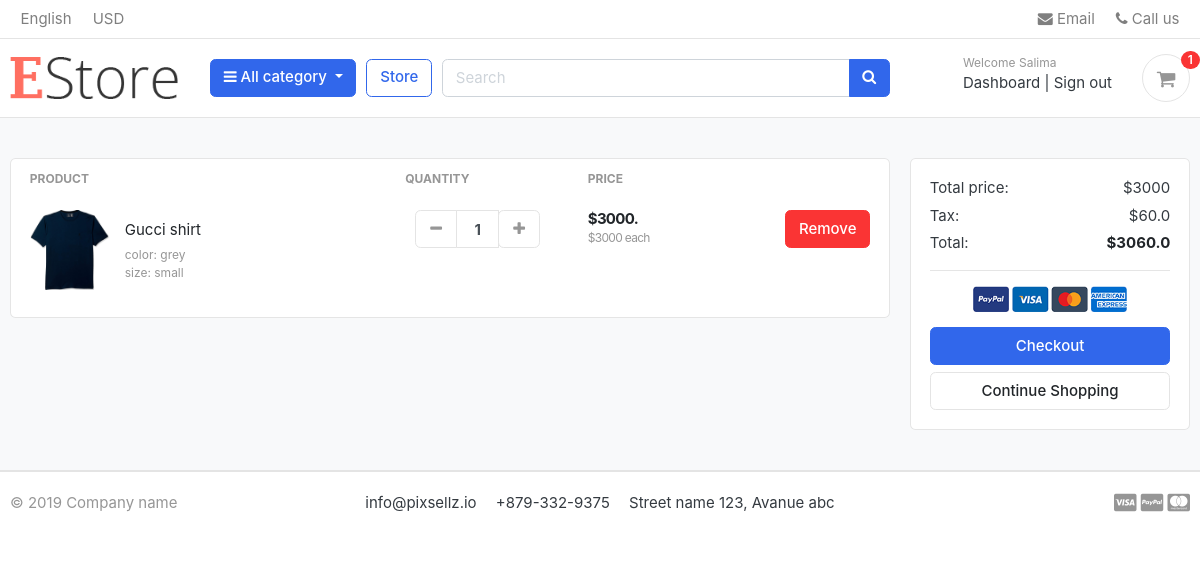
Page /cart/ (signed in) on the earlier database version.
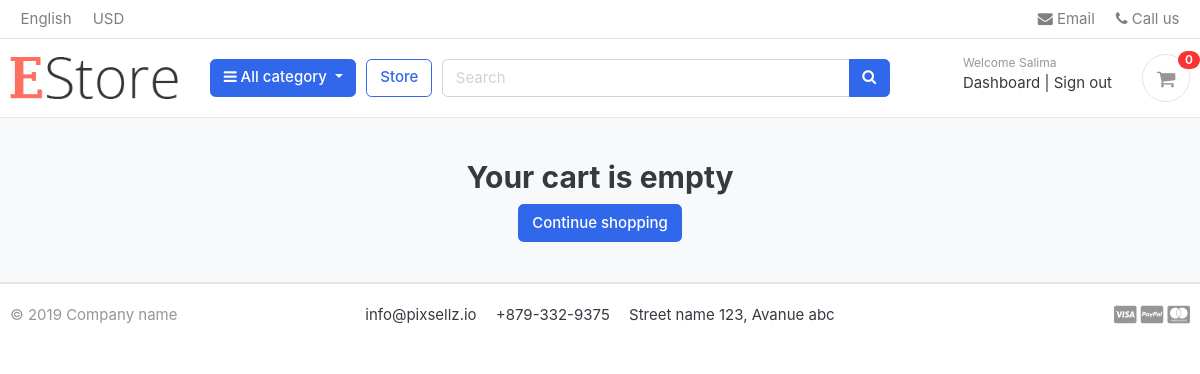
Same page on the later database version.
### cart/models.py (models this page shows, shortened)
class Cart_item(models.Model):
    user=models.ForeignKey(Account, on_delete=models.CASCADE, null=True)
    product=models.ForeignKey(Product, on_delete=models.CASCADE)
    variation=models.ManyToManyField(Variation, blank=True)
    cart=models.ForeignKey(Cart, on_delete=models.CASCADE, null=True)
    quantity=models.IntegerField()
    is_active=models.BooleanField(default=True)
    def sub_total(self):
        return self.product.price*self.quantity

### store/models.py (models this page shows, shortened)
class Product(models.Model):
    product_name = models.CharField(max_length=200, unique=True)
    slug= models.SlugField(max_length=200, unique=True)
    description = models.TextField(blank=True)
    price=models.IntegerField()
    images=models.ImageField(upload_to='photos/products')
    stock=models.IntegerField()
    is_available=models.BooleanField(default=True)
    category= models.ForeignKey(Category, on_delete=models.CASCADE)
    created_date=models.DateTimeField(auto_now_add=True)
    modified_date=models.DateField(auto_now=True)
    def get_url(self):
        return reverse ('product_details', args=[self.category.slug,self.slug])

class Variation(models.Model):
    product=models.ForeignKey(Product,on_delete=models.CASCADE)
    variation_category=models.CharField(max_length=500, choices=variation_category_choice)
    variation_value=models.CharField(max_length=60)
    is_active=models.BooleanField(default=True)
    created_date=models.DateTimeField(auto_now_add=True)
    objects=VariationManager()

### cart/views.py (the view)
# urls.py: path('cart/',include('cart.urls')),
def cart(request, total=0, quantity=0, cart_items=None):
    try:
        tax=0
        grand_total=0
        if request.user.is_authenticated:
            cart_items=Cart_item.objects.filter(user=request.user, is_active=True)
        else:
            cart=Cart.objects.get(cart_id=_cart_id(request))
            cart_items=Cart_item.objects.filter(cart=cart, is_active=True)
        for cart_item in cart_items:
            total+=cart_item.product.price*cart_item.quantity
            quantity+=cart_item.quantity
        tax=2*total/100
        grand_total=tax+total
    except ObjectDoesNotExist:
        pass
    context={
        'total':total,
        'quantity':quantity,
        'cart_items':cart_items,
        'grand_total':grand_total,
        'tax':tax
    }
    return render(request, 'cart.html', context)

### cart/context_processor.py (called while the page is built)
def counter(request):
    count=0
    if 'admin' in request.path:
        return {}
    else:
        try:
            cart=Cart.objects.filter(cart_id=_cart_id(request))
            if request.user.is_authenticated:
                print(request.user.is_authenticated)
                cart_items=Cart_item.objects.all().filter(user=request.user)
            else:
                cart_items=Cart_item.objects.all().filter(cart=cart[:1])
            for cart_item in cart_items:
                count+=cart_item.quantity
        except ObjectDoesNotExist:
            count=0
        return dict(count=count)

### cart/views.py (called while the page is built)
def _cart_id(request):
    cart = request.session.session_key
    if not cart:
        cart = request.session.create()
    return cart

### category/context_processors.py (called while the page is built)
def menu_links(request):
    links=Category.objects.all()
    return dict(links=links)

### category/models.py (called while the page is built)
    def get_url(self):
        return reverse ('store_category', args=[self.slug])

### templates/cart.html (shortened to what this page needs)
{% extends 'base.html' %}
{% block content %}
{% load static %}
<section class="section-content padding-y bg">
<div class="container">
{% if not cart_items %}
<h2 class='text-center'>Your cart is empty</h2>
<div class='text-center'>
 <a href="{% url 'store' %}" class="btn btn-primary">Continue shopping</a>
</div>
{% else %}
<div class="row">
	<aside class="col-lg-9">
<div class="card">
<table class="table table-borderless table-shopping-cart">
<thead class="text-muted">
<tr class="small text-uppercase">
  <th scope="col">Product</th>
  <th scope="col" width="120">Quantity</th>
  <th scope="col" width="120">Price</th>
  <th scope="col" class="text-right" width="200"> </th>
</tr>
</thead>
<tbody>
{% for cart_item in cart_items%}
<tr>
	<td>
		<figure class="itemside align-items-center">
			<div class="aside"><img src="{{cart_item.product.images.url}}" class="img-sm"></div>
			<figcaption class="info">
				<a href="{{cart_item.product.get_url}}" class="title text-dark">{{ cart_item.product.product_name }}</a>
				{% if cart_item.variation.all %}
				{% for item in cart_item.variation.all %}
				<p class="text-muted small">{{item.variation_category}}: {{item.variation_value}}<br> </p>
				{% endfor %}
				{% endif %}
			</figcaption>
		</figure>
	</td>
	<td>
					<div class="col">
						<div class="input-group input-spinner">
							<div class="input-group-prepend">
							<a href="{% url 'remove_cart' cart_item.product.id cart_item.id %}" class="btn btn-light" type="button" id="button-plus"> <i class="fa fa-minus"></i> </a>
							</div>
							<input type="text" class="form-control"  value="{{cart_item.quantity}}">
							<div class="input-group-append">
							<form action="{% url 'add_to_cart' cart_item.product.id %}" method="POST">
							<button  class="btn btn-light" type="submit" id="button-minus"> <i class="fa fa-plus"></i> </button>
							</form>
							</div>
						</div>
					</div>
	</td>
	<td>
		<div class="price-wrap">
			<var class="price">${{cart_item.sub_total}}.</var>
			<small class="text-muted"> ${{cart_item.product.price}} each </small>
		</div>
	</td>
	<td class="text-right">
	<a href="{% url 'remove_cart_item' cart_item.product.id cart_item.id %}" class="btn btn-danger"> Remove</a>
	</td>
</tr>
{% endfor %}
</tbody>
</table>
</div>
	</aside>
	<aside class="col-lg-3">
		<div class="card">
		<div class="card-body">
			<dl class="dlist-align">
			  <dt>Total price:</dt>
			  <dd class="text-right">${{total}}</dd>
			</dl>
			<dl class="dlist-align">
			  <dt>Tax:</dt>
			  <dd class="text-right"> ${{tax}}</dd>
			</dl>
			<dl class="dlist-align">
			  <dt>Total:</dt>
			  <dd class="text-right text-dark b"><strong>${{grand_total}}</strong></dd>
			</dl>
			<hr>
			<p class="text-center mb-3">
				<img src="{% static "./images/misc/payments.png" %}" height="26">
			</p>
			<a href="{% url "checkout" %}" class="btn btn-primary btn-block"> Checkout </a>
			<a href="{% url 'store' %}" class="btn btn-light btn-block">Continue Shopping</a>
		</div>
		</div>
</aside>
</div>
{% endif %}
</div>
</section>
</body>
</html>
{% endblock %}

### templates/includes/navbar.html (shortened to what this page needs)
{% load static %}
<header class="section-header">
<nav class="navbar p-md-0 navbar-expand-sm navbar-light border-bottom">
<div class="container">
  <div class="collapse navbar-collapse" id="navbarTop4">
    <ul class="navbar-nav mr-auto">
    	<li class="nav-item dropdown">
		 	<a href="#" class="nav-link">   English </a>
		</li>
		<li class="nav-item dropdown">
			<a href="#" class="nav-link"> USD </a>
		</li>
    </ul>
    <ul class="navbar-nav">
		<li><a href="#" class="nav-link"> <i class="fa fa-envelope"></i> Email </a></li>
		<li><a href="#" class="nav-link"> <i class="fa fa-phone"></i> Call us </a></li>
	</ul>
  </div>
</div>
</nav>
<section class="header-main border-bottom">
	<div class="container">
<div class="row align-items-center">
	<div class="col-lg-2 col-md-3 col-6">
		<a href="{% url 'home' %}" class="brand-wrap">
			<img class="logo" src="{% static './images/hi.png' %}">
		</a>
	</div>
	<div class="col-lg col-sm col-md col-6 flex-grow-0">
		<div class="category-wrap dropdown d-inline-block float-right">
			<button type="button" class="btn btn-primary dropdown-toggle" data-toggle="dropdown">
				<i class="fa fa-bars"></i> All category
			</button>
		</div>
	</div>
	<a href="{% url 'store' %}" class="btn btn-outline-primary">Store</a>
	<div class="col-lg  col-md-6 col-sm-12 col">
		<form action="{% url 'search' %}" class="search">
			<div class="input-group w-100">
			    <input type="text" class="form-control" style="width:60%;" placeholder="Search" name='keyword'>
			    <div class="input-group-append">
			      <button class="btn btn-primary" type="submit">
			        <i class="fa fa-search"></i>
			      </button>
			    </div>
		    </div>
		</form>
	</div>
	<div class="col-lg-3 col-sm-6 col-8 order-2 order-lg-3">
				<div class="d-flex justify-content-end mb-3 mb-lg-0">
				{% if user.id is None %}
					<div class="widget-header">
						<small class="title text-muted">Welcome guest!</small>
						<div>
							<a href="{% url 'signin' %}">Sign in</a> <span class="dark-transp"> | </span>
							<a href="{% url 'register' %}"> Register</a>
						</div>
					</div>
					{% else %}
					<div class="widget-header">
						<small class="title text-muted">Welcome {{user.first_name}}</small>
						<div>
							<a href="{% url 'dashboard' %}">Dashboard</a> <span class="dark-transp"> | </span>
							<a href="{% url 'logout' %}">Sign out</a>
						</div>
					</div>
					{% endif %}
					<a href="{% url 'cart' %}" class="widget-header pl-3 ml-3">
						<div class="icon icon-sm rounded-circle border"><i class="fa fa-shopping-cart"></i></div>
						<span class="badge badge-pill badge-danger notify">{{count}}</span>
					</a>
				</div>
			</div>
</div>
	</div>
</section>
</header>

Differences in the rows shown:
removed Cart_item: product.images (picture), product.product_name "Gucci shirt", quantity "1", sub_total "3000", product.price "3000"
no longer on this page (row unchanged): Variation: variation_category "color", variation_value "grey"
no longer on this page (row unchanged): Variation: variation_category "size", variation_value "small"
Other differences:
{{ count }}: "1" → "0"
{{ total }}: "3000" → (not shown)
{{ tax }}: "60.0" → (not shown)
{{ grand_total }}: "3060.0" → (not shown)
text no longer shown: "PRODUCT QUANTITY PRICE Total price: $ Tax: $ Total: $ Checkout Continue Shopping"
text now shown: "Your cart is empty Continue shopping"
